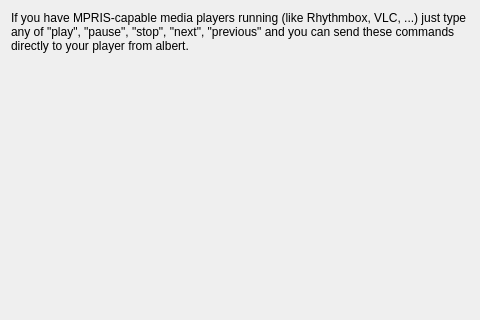
<?xml version="1.0" encoding="UTF-8"?>
<ui version="4.0">
 <class>MPRIS::ConfigWidget</class>
 <widget class="QWidget" name="MPRIS::ConfigWidget">
  <property name="geometry">
   <rect>
    <x>0</x>
    <y>0</y>
    <width>480</width>
    <height>320</height>
   </rect>
  </property>
  <layout class="QVBoxLayout">
   <item>
    <widget class="QLabel" name="label">
     <property name="text">
      <string>&lt;html&gt;
&lt;head/&gt;
&lt;body&gt;
&lt;p&gt;If you have MPRIS-capable media players running (like Rhythmbox, VLC, ...) just type any of &amp;quot;play&amp;quot;, &amp;quot;pause&amp;quot;, &amp;quot;stop&amp;quot;, &amp;quot;next&amp;quot;, &amp;quot;previous&amp;quot; and you can send these commands directly to your player from albert.&lt;/p&gt;
&lt;/body&gt;
&lt;/html&gt;</string>
     </property>
     <property name="wordWrap">
      <bool>true</bool>
     </property>
    </widget>
   </item>
   <item>
    <spacer name="verticalSpacer">
     <property name="orientation">
      <enum>Qt::Vertical</enum>
     </property>
     <property name="sizeHint" stdset="0">
      <size>
       <width>20</width>
       <height>40</height>
      </size>
     </property>
    </spacer>
   </item>
  </layout>
 </widget>
 <resources/>
 <connections/>
</ui>
